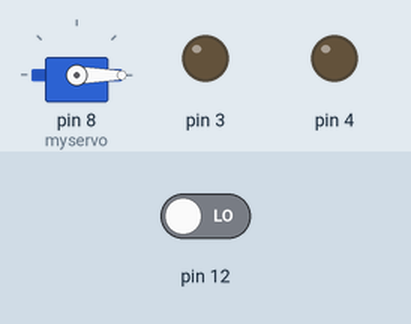
Bench run of a sketch on a simulated Arduino Uno, built with avr-gcc and run on an emulated ATmega328P. Shown: servo, output pins drawn as LEDs (lit = HIGH). Dashed ring = blinking. Inputs (shaded band) come from the test bench; at power-on: pin 12 LOW.

Above: at 1.2 s.
1.3 s: pin 12 driven HIGH
At 1.7 s:
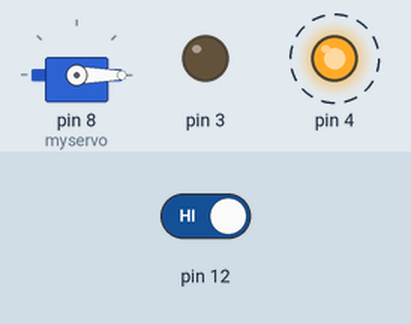
At 2.2 s:
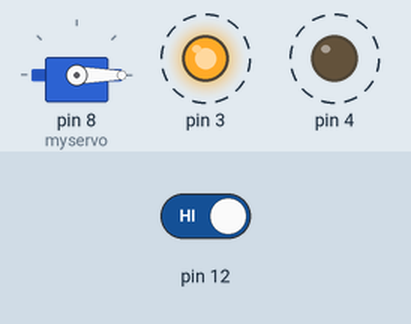
4.3 s: pin 12 driven LOW
At 4.8 s:
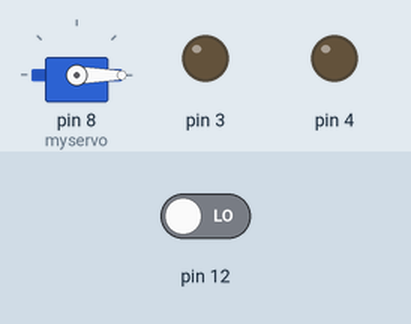
Timing chart, 0 to 7.3 s (numbered marks = the images above; inputs shaded):
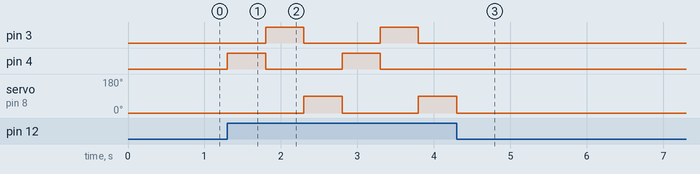

Measured:
- after the input at 1.3 s, pin 3: alternates HIGH for 0.50 s and LOW for 1.0 s, starting after 0.50 s; pin 4: alternates HIGH for 0.50 s and LOW for 1.0 s, starting at once; servo on pin 8 (myservo): 0° → 90° after 1.0 s, → 0° 0.50 s later, → 90° 1.0 s later
- after the input at 4.3 s, pin 3, pin 4: stops changing and stays LOW; servo on pin 8 (myservo): goes on until 4.3 s, then stays 0°

The sketch:

servoMotorBtuttonLed.ino
```cpp
// 버튼 누르면 LED가 차례로 켜지고 서브모터 90도로 돌리기
#include <Servo.h>
Servo myservo;

void setup() {
  myservo.attach(8);
  pinMode(12, INPUT);
  pinMode(4, OUTPUT);
  pinMode(3, OUTPUT);

}

void loop() {
  myservo.write(0);
  int btn = digitalRead(12);

  if (btn == 1) {
    digitalWrite(4, HIGH);
    delay(500);
    digitalWrite(4, LOW);
    // delay(1000);
    digitalWrite(3, HIGH);
    delay(500);
    digitalWrite(3, LOW);
    // delay(1000);
    myservo.write(90);
    delay(500);
  }
}
```
